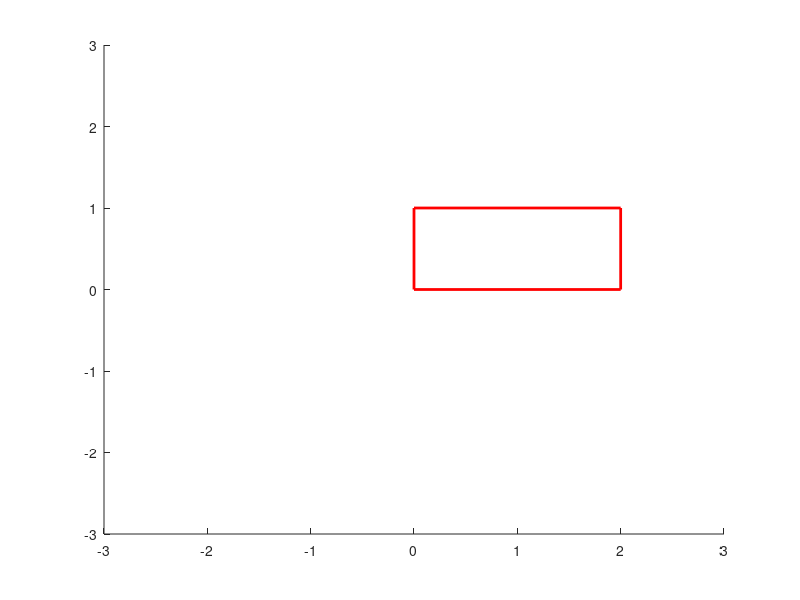

Write the MATLAB code that produced this figure.
close all
clc

%% Define object limits:

total_lim = 3;
min_lims = [0,0];
max_lims = [2,1];
rectangle('Position',[min_lims max_lims-min_lims],'EdgeColor','r','LineWidth',2)
xlim([-total_lim,total_lim])
ylim([-total_lim,total_lim])

x = -total_lim:0.1:total_lim;
y = x;
[u,v] = meshgrid(x,y);